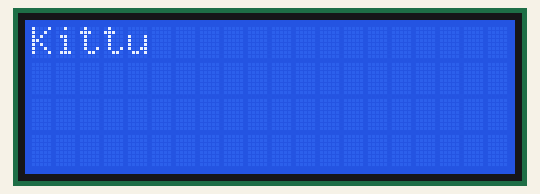
This sketch was run on a simulated Arduino Uno, built with avr-gcc and run on an emulated ATmega328P. Parts: 20×4 character LCD.

Above: at 0.1 s.
At 1.1 s:
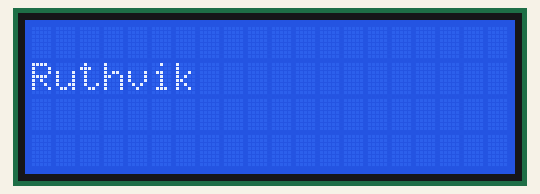

The sketch:

lcd_test.ino
```cpp
#include <LiquidCrystal_I2C.h>
#include<Wire.h>
// set the LCD number of columns and rows


// set LCD address, number of columns and rows
// if you don't know your display address, run an I2C scanner sketch
LiquidCrystal_I2C lcd(0x27,20,4);

void setup(){
  Wire.begin();
lcd.init();
  // initialize LCD
  // turn on LCD backlight
  lcd.backlight();
}

void loop(){
  // set cursor to first column, first row
  lcd.setCursor(0, 0);
  // print message
  lcd.print("Kittu");
  delay(1000);
  // clears the display to print new message
  lcd.clear();
  // set cursor to first column, second row
  lcd.setCursor(0,1);
  lcd.print("Ruthvik");
  delay(1000);
  lcd.clear();
}
```

Measured:
- by itself, everything shown: repeats every 2.0 s, in 3 steps
- what the display in image 1 shows lasts 1.0 s, from 1.1 s to 2.1 s
